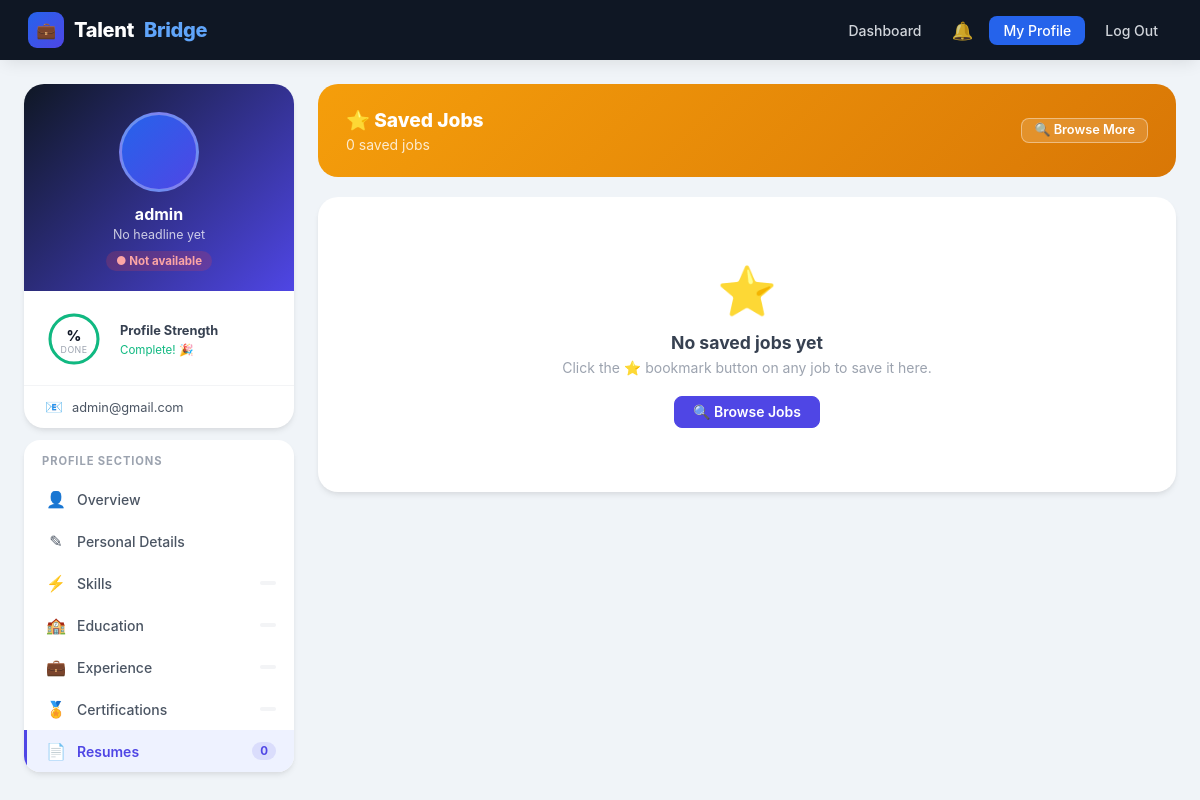
The app's page /jobs/saved/ (signed in) with its own data.
### accounts/models.py (models this page shows, shortened)
class User(AbstractUser):
    ADMIN = 'admin'
    RECRUITER = 'recruiter'
    JOB_SEEKER = 'job_seeker'
    ROLE_CHOICES = [
        (ADMIN, 'Admin'),
        (RECRUITER, 'Recruiter'),
        (JOB_SEEKER, 'Job Seeker'),
    ]
    role = models.CharField(max_length=20, choices=ROLE_CHOICES, default=JOB_SEEKER)
    phone = models.CharField(max_length=20, blank=True)

### jobs/views.py (the view)
# urls.py: path('saved/',                   views.saved_jobs,           name='saved'),
@login_required
def saved_jobs(request):
    if getattr(request.user, 'role', None) != 'job_seeker':
        return redirect('jobs:board')
    saves = (SavedJob.objects
             .filter(user=request.user)
             .select_related('job', 'job__recruiter')
             .order_by('-saved_at'))
    return render(request, 'jobs/saved_jobs.html', {
        'saves': saves,
        'count': saves.count(),
    })

### notifications/context_processors.py (called while the page is built)
def notifications_ctx(request):
    if not request.user.is_authenticated:
        return {}
    qs = Notification.objects.filter(user=request.user)
    return {
        'unread_notif_count': qs.filter(is_read=False).count(),
        'recent_notifs':      qs[:6],
    }

### templates/jobs/saved_jobs.html (shortened to what this page needs)
{% extends 'jobseeker/base_profile.html' %}
{% block nav_resume %}active{% endblock %}
{% block main_content %}
<div class="saved-wrap">
  <div class="page-header">
    <div>
      <h2 style="color:#fff;font-size:1.2rem;font-weight:800;margin-bottom:4px;">&#11088; Saved Jobs</h2>
      <p style="color:rgba(255,255,255,.8);font-size:.875rem;">{{ count }} saved job{{ count|pluralize }}</p>
    </div>
    <a href="{% url 'jobs:board' %}" class="btn btn-gray btn-sm"
       style="border-color:rgba(255,255,255,.4);color:#fff;background:rgba(255,255,255,.15);">
      &#128269; Browse More
    </a>
  </div>
  {% if saves %}
  <div>
    {% for save in saves %}
    <div class="job-card {% if save.job.is_expired %}expired-overlay{% endif %}">
      <div class="co-logo">
        {% if save.job.recruiter.logo %}
          <img src="{{ save.job.recruiter.logo.url }}" alt="">
        {% else %}&#127970;{% endif %}
      </div>
      <div class="jc-info">
        <div class="jc-title">
          <a href="{% url 'jobs:detail' save.job.pk %}" style="color:inherit;text-decoration:none;">
            {{ save.job.title }}
          </a>
        </div>
        <div class="jc-co">{{ save.job.recruiter.company_name }}</div>
        <div class="jc-meta">
          <span>&#128188; {{ save.job.get_job_type_display }}</span>
          {% if save.job.location %}<span>&#128205; {{ save.job.location }}</span>{% endif %}
          {% if save.job.is_remote %}<span>&#127760; Remote</span>{% endif %}
          {% with sal=save.job.get_salary_display %}{% if sal %}<span>&#128181; {{ sal }}</span>{% endif %}{% endwith %}
          <span style="color:var(--gray-300);">&#11088; Saved {{ save.saved_at|date:"M d, Y" }}</span>
          {% if save.job.is_expired %}
            <span style="color:#ef4444;font-weight:700;">&#9203; Expired</span>
          {% elif save.job.deadline %}
            <span>&#9203; Deadline {{ save.job.deadline|date:"M d" }}</span>
          {% endif %}
        </div>
        {% with skills=save.job.get_skills_list %}
        {% if skills %}
        <div class="jc-tags">
          {% for s in skills|slice:":5" %}<span class="jc-tag">{{ s }}</span>{% endfor %}
          {% if skills|length > 5 %}<span class="jc-tag" style="background:var(--gray-100);color:var(--gray-500);">+{{ skills|length|add:"-5" }}</span>{% endif %}
        </div>
        {% endif %}
        {% endwith %}
      </div>
      <div style="display:flex;flex-direction:column;align-items:flex-end;gap:8px;flex-shrink:0;">
        {% if save.job.is_active %}
          <span class="status-badge sb-active">&#9679; Active</span>
        {% else %}
          <span class="status-badge sb-other">{{ save.job.get_status_display }}</span>
        {% endif %}
        <a href="{% url 'jobs:detail' save.job.pk %}" class="btn btn-outline btn-sm">View Job</a>
        <form method="post" action="{% url 'jobs:save' save.job.pk %}">
          {% csrf_token %}
          <input type="hidden" name="next" value="{% url 'jobs:saved' %}">
          <button type="submit" class="unsave-btn" title="Remove from saved">&#11088;</button>
        </form>
      </div>
    </div>
    {% endfor %}
  </div>
  {% else %}
  <div style="text-align:center;padding:64px 24px;background:var(--white);border-radius:var(--radius-xl);box-shadow:var(--shadow);">
    <div style="font-size:3rem;margin-bottom:12px;">&#11088;</div>
    <div style="font-size:1.1rem;font-weight:700;color:var(--gray-700);margin-bottom:6px;">No saved jobs yet</div>
    <div style="font-size:.875rem;color:var(--gray-400);margin-bottom:20px;">
      Click the &#11088; bookmark button on any job to save it here.
    </div>
    <a href="{% url 'jobs:board' %}" class="btn btn-primary">&#128269; Browse Jobs</a>
  </div>
  {% endif %}
</div>
{% endblock %}

### templates/jobseeker/base_profile.html (shortened to what this page needs)
<!DOCTYPE html>
<html lang="en">
<head>
</head>
<body>
<nav class="topnav">
  <a class="topnav-brand" href="/accounts/dashboard/">
    <div class="brand-icon">&#128188;</div>
    Talent<span class="accent">Bridge</span>
  </a>
  <div class="topnav-right">
    <a href="/accounts/dashboard/job-seeker/">Dashboard</a>
    <a href="{% url 'notifications:list' %}" style="position:relative;display:inline-flex;align-items:center;padding:6px 10px;border-radius:8px;color:rgba(255,255,255,.8);text-decoration:none;font-size:1.1rem;" title="Notifications">
      &#128276;
    </a>
    <a href="{% url 'jobseeker:profile' %}" class="cta">My Profile</a>
    <form method="post" action="/accounts/logout/" style="display:inline">
      <button type="submit">Log Out</button>
    </form>
  </div>
</nav>
<div class="profile-layout">
  <aside class="profile-sidebar">
    <div class="profile-card">
      <div class="profile-card-top">
        <div class="avatar-wrap">
        </div>
        <div class="profile-name">{{ request.user.get_full_name|default:request.user.username }}</div>
        <div class="profile-headline">{{ profile.headline|default:"No headline yet" }}</div>
        {% if profile.is_available %}
          <span class="avail-tag yes">&#9679; Open to work</span>
        {% else %}
          <span class="avail-tag no">&#9679; Not available</span>
        {% endif %}
      </div>
      {% with pct=profile.get_completeness %}
      <div class="completeness-wrap">
        <div class="ring-container">
          <svg class="progress-ring" width="60" height="60" viewBox="0 0 60 60">
            <circle class="ring-bg" cx="30" cy="30" r="24" />
            <circle class="ring-fill" cx="30" cy="30" r="24"
              stroke="{% if pct < 40 %}#ef4444{% elif pct < 70 %}#f59e0b{% else %}#10b981{% endif %}"
              stroke-dasharray="{{ pct|floatformat:0 }} {{ 150|add:0 }}"
              style="stroke-dasharray: calc({{ pct }} * 150.8 / 100) 150.8" />
          </svg>
          <div class="ring-overlay">
            <span class="ring-pct">{{ pct }}%</span>
            <span class="ring-label">done</span>
          </div>
        </div>
        <div class="completeness-info">
          <div class="completeness-title">Profile Strength</div>
          {% if pct < 40 %}
            <div class="completeness-sub" style="color:#ef4444;">Weak — add more info</div>
          {% elif pct < 70 %}
            <div class="completeness-sub" style="color:#f59e0b;">Moderate — keep going!</div>
          {% elif pct < 100 %}
            <div class="completeness-sub" style="color:#10b981;">Strong — almost there!</div>
          {% else %}
            <div class="completeness-sub" style="color:#10b981;">Complete! &#127881;</div>
          {% endif %}
        </div>
      </div>
      {% endwith %}
      <div class="profile-meta">
        <div class="meta-item"><span class="meta-icon">&#128231;</span>{{ request.user.email }}</div>
      </div>
    </div>
    <nav class="sidebar-nav">
      <div class="nav-header">Profile Sections</div>
      <a href="{% url 'jobseeker:profile' %}"
         class="nav-item {% block nav_profile %}{% endblock %}">
        <span class="nav-icon">&#128100;</span> Overview
      </a>
      <a href="{% url 'jobseeker:personal_edit' %}"
         class="nav-item {% block nav_personal %}{% endblock %}">
        <span class="nav-icon">&#9998;</span> Personal Details
      </a>
      <a href="{% url 'jobseeker:skills' %}"
         class="nav-item {% block nav_skills %}{% endblock %}">
        <span class="nav-icon">&#9889;</span> Skills
        <span class="nav-count">{{ profile.skills.count }}</span>
      </a>
      <a href="{% url 'jobseeker:education' %}"
         class="nav-item {% block nav_education %}{% endblock %}">
        <span class="nav-icon">&#127979;</span> Education
        <span class="nav-count">{{ profile.education.count }}</span>
      </a>
      <a href="{% url 'jobseeker:experience' %}"
         class="nav-item {% block nav_experience %}{% endblock %}">
        <span class="nav-icon">&#128188;</span> Experience
        <span class="nav-count">{{ profile.experience.count }}</span>
      </a>
      <a href="{% url 'jobseeker:certifications' %}"
         class="nav-item {% block nav_certifications %}{% endblock %}">
        <span class="nav-icon">&#127941;</span> Certifications
        <span class="nav-count">{{ profile.certifications.count }}</span>
      </a>
      <a href="{% url 'resume:list' %}"
         class="nav-item {% block nav_resume %}{% endblock %}">
        <span class="nav-icon">&#128196;</span> Resumes
        <span class="nav-count">{{ request.user.resumes.count }}</span>
      </a>
    </nav>
  </aside>
  <main class="profile-main">
    {% block main_content %}{% endblock %}
  </main>
</div>
</body>
</html>

### records on screen
User: user.get_full_name "admin", user.email "admin@gmail.com", user.resumes.count "0"

### other values on screen
{{ profile.headline|default:"No headline yet" }} "No headline yet"
{{ count }} "0"
